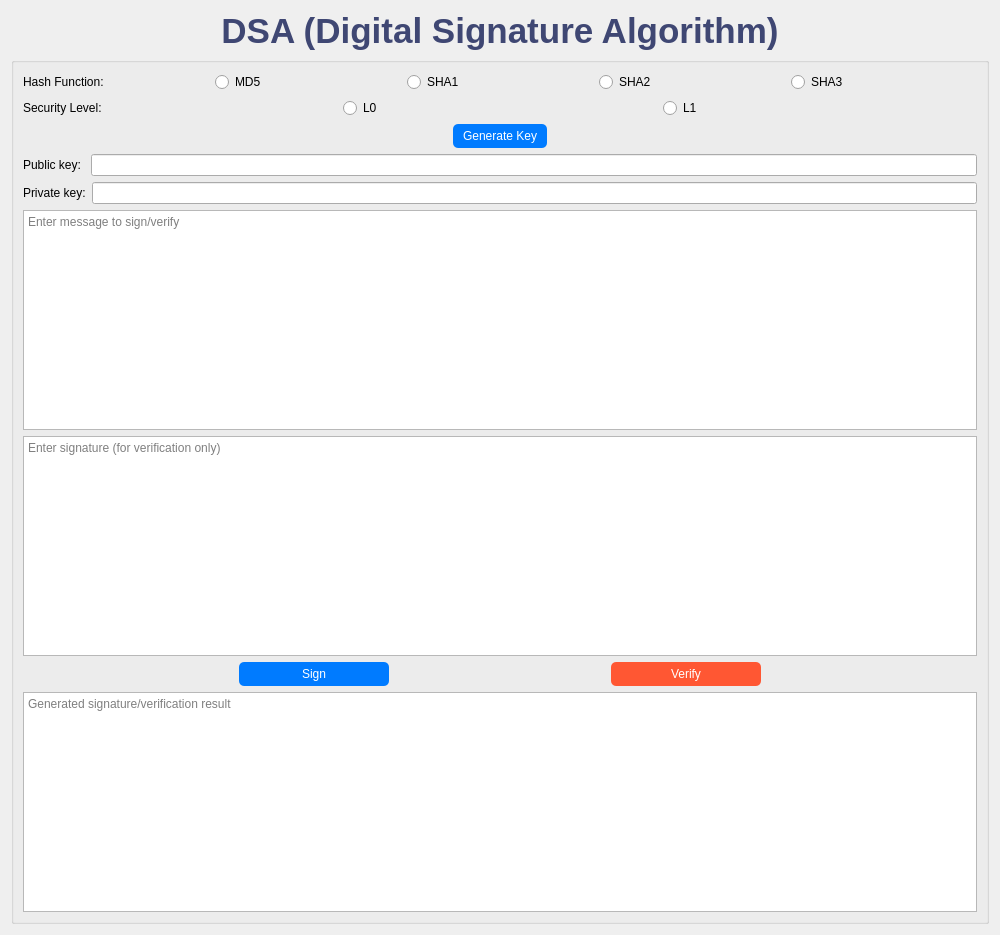
<?xml version="1.0" encoding="UTF-8"?>
<ui version="4.0">
    <class>PKC_Encryption_Schemes</class>
    <widget class="QWidget" name="PKC_Encryption_Schemes">
        <property name="geometry">
            <rect>
                <x>0</x>
                <y>0</y>
                <width>1000</width>
                <height>935</height>
            </rect>
        </property>
        <property name="windowTitle">
            <string>PKC: Encryption Schemes</string>
        </property>
        <layout class="QVBoxLayout" name="mainLayout">
            <item>
                <widget class="QLabel" name="mainTitle">
                    <property name="styleSheet">
                        <string>font-size: 35px; font-weight: bold; color: #3f4773;</string>
                    </property>
                    <property name="text">
                        <string>DSA (Digital Signature Algorithm)</string>
                    </property>
                    <property name="alignment">
                        <set>Qt::AlignCenter</set>
                    </property>
                </widget>
            </item>
            <item>
                <widget class="QGroupBox" name="rsaGroup">
                    <layout class="QVBoxLayout" name="rsaLayout">
                        <item>
                            <layout class="QHBoxLayout" name="rsaAlgorithmLayout">
                                <item>
                                    <widget class="QLabel" name="rsaAlgorithmLabel">
                                        <property name="text">
                                            <string>Hash Function:</string>
                                        </property>
                                    </widget>
                                </item>
                                <item>
                                    <widget class="QRadioButton" name="btnRadioMd5">
                                        <property name="text">
                                            <string>MD5</string>
                                        </property>
                                        <attribute name="buttonGroup">
                                            <string notr="true">selHashAlgo</string>
                                        </attribute>
                                    </widget>
                                </item>
                                <item>
                                    <widget class="QRadioButton" name="btnRadioSha1">
                                        <property name="text">
                                            <string>SHA1</string>
                                        </property>
                                        <attribute name="buttonGroup">
                                            <string notr="true">selHashAlgo</string>
                                        </attribute>
                                    </widget>
                                </item>
                                <item>
                                    <widget class="QRadioButton" name="btnRadioSha2">
                                        <property name="text">
                                            <string>SHA2</string>
                                        </property>
                                        <attribute name="buttonGroup">
                                            <string notr="true">selHashAlgo</string>
                                        </attribute>
                                    </widget>
                                </item>
                                <item>
                                    <widget class="QRadioButton" name="btnRadioSha3">
                                        <property name="text">
                                            <string>SHA3</string>
                                        </property>
                                        <attribute name="buttonGroup">
                                            <string notr="true">selHashAlgo</string>
                                        </attribute>
                                    </widget>
                                </item>
                            </layout>
                        </item>
                        <item>
                            <layout class="QHBoxLayout" name="rsaSecurityLevelLayout">
                                <item>
                                    <widget class="QLabel" name="rsaSecurityLevelLabel">
                                        <property name="text">
                                            <string>Security Level:</string>
                                        </property>
                                    </widget>
                                </item>
                                <item>
                                    <widget class="QRadioButton" name="rsaL0RadioButton">
                                        <property name="text">
                                            <string>L0</string>
                                        </property>
                                        <attribute name="buttonGroup">
                                            <string notr="true">selSecLevel</string>
                                        </attribute>
                                    </widget>
                                </item>
                                <item>
                                    <widget class="QRadioButton" name="rsaL1RadioButton">
                                        <property name="text">
                                            <string>L1</string>
                                        </property>
                                        <attribute name="buttonGroup">
                                            <string notr="true">selSecLevel</string>
                                        </attribute>
                                    </widget>
                                </item>
                            </layout>
                        </item>
                        <item>
                            <layout class="QHBoxLayout" name="generateRsaKeyLayout">
                                <item>
                                    <spacer name="leftSpacer">
                                        <property name="orientation">
                                            <enum>Qt::Horizontal</enum>
                                        </property>
                                        <property name="sizeType">
                                            <enum>QSizePolicy::Expanding</enum>
                                        </property>
                                        <property name="sizeHint" stdset="0">
                                            <size>
                                                <width>0</width>
                                                <height>0</height>
                                            </size>
                                        </property>
                                    </spacer>
                                </item>
                                <item>
                                    <widget class="QPushButton" name="btnKeyGen">
                                        <property name="styleSheet">
                                            <string notr="true">background-color: #007BFF; color: white; padding: 5px 10px; border-radius: 5px;</string>
                                        </property>
                                        <property name="text">
                                            <string>Generate Key</string>
                                        </property>
                                    </widget>
                                </item>
                                <item>
                                    <spacer name="rightSpacer">
                                        <property name="orientation">
                                            <enum>Qt::Horizontal</enum>
                                        </property>
                                        <property name="sizeType">
                                            <enum>QSizePolicy::Expanding</enum>
                                        </property>
                                        <property name="sizeHint" stdset="0">
                                            <size>
                                                <width>0</width>
                                                <height>0</height>
                                            </size>
                                        </property>
                                    </spacer>
                                </item>
                            </layout>
                        </item>
                        <item>
                            <layout class="QHBoxLayout" name="horizontalLayout_2">
                                <item>
                                    <widget class="QLabel" name="rsaExponentLabel">
                                        <property name="text">
                                            <string>Public key: </string>
                                        </property>
                                    </widget>
                                </item>
                                <item>
                                    <widget class="QLineEdit" name="outputPubKey">
                                        <property name="readOnly">
                                            <bool>true</bool>
                                        </property>
                                    </widget>
                                </item>
                            </layout>
                        </item>
                        <item>
                            <layout class="QHBoxLayout" name="horizontalLayout">
                                <item>
                                    <widget class="QLabel" name="label">
                                        <property name="text">
                                            <string>Private key:</string>
                                        </property>
                                    </widget>
                                </item>
                                <item>
                                    <widget class="QLineEdit" name="outputPrivKey">
                                        <property name="readOnly">
                                            <bool>true</bool>
                                        </property>
                                    </widget>
                                </item>
                            </layout>
                        </item>
                        <item>
                            <widget class="QTextEdit" name="inputText">
                                <property name="placeholderText">
                                    <string>Enter message to sign/verify</string>
                                </property>
                            </widget>
                        </item>
                        <item>
                            <widget class="QTextEdit" name="inputSig">
                                <property name="placeholderText">
                                    <string>Enter signature (for verification only)</string>
                                </property>
                            </widget>
                        </item>
                        <item>
                            <layout class="QHBoxLayout" name="encryptDecryptButtonsLayout">
                                <item>
                                    <widget class="QPushButton" name="btnSign">
                                        <property name="maximumSize">
                                            <size>
                                                <width>150</width>
                                                <height>30</height>
                                            </size>
                                        </property>
                                        <property name="styleSheet">
                                            <string>background-color: #007BFF; color: white; padding: 5px 10px; border-radius: 5px;</string>
                                        </property>
                                        <property name="text">
                                            <string>Sign</string>
                                        </property>
                                    </widget>
                                </item>
                                <item>
                                    <widget class="QPushButton" name="btnVerify">
                                        <property name="maximumSize">
                                            <size>
                                                <width>150</width>
                                                <height>30</height>
                                            </size>
                                        </property>
                                        <property name="styleSheet">
                                            <string>background-color: #FF5733; color: white; padding: 5px 10px; border-radius: 5px;</string>
                                        </property>
                                        <property name="text">
                                            <string>Verify</string>
                                        </property>
                                    </widget>
                                </item>
                            </layout>
                        </item>
                        <item>
                            <widget class="QTextEdit" name="outputText">
                                <property name="readOnly">
                                    <bool>true</bool>
                                </property>
                                <property name="placeholderText">
                                    <string>Generated signature/verification result</string>
                                </property>
                            </widget>
                        </item>
                    </layout>
                </widget>
            </item>
        </layout>
    </widget>
    <resources/>
    <connections/>
    <buttongroups>
        <buttongroup name="selHashAlgo"/>
        <buttongroup name="selSecLevel"/>
    </buttongroups>
</ui>
